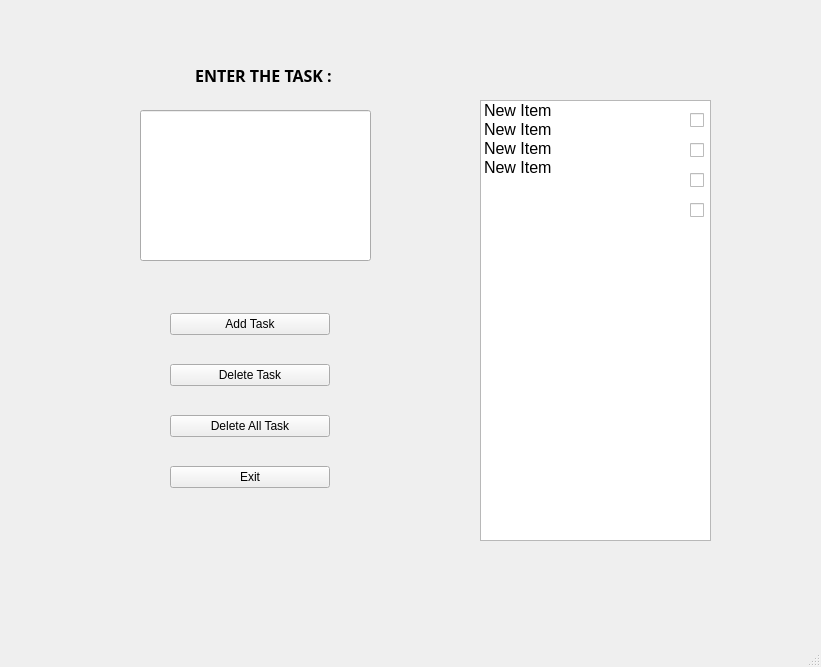
<?xml version="1.0" encoding="UTF-8"?>
<ui version="4.0">
 <class>MainWindow</class>
 <widget class="QMainWindow" name="MainWindow">
  <property name="geometry">
   <rect>
    <x>0</x>
    <y>0</y>
    <width>821</width>
    <height>667</height>
   </rect>
  </property>
  <property name="windowTitle">
   <string>MainWindow</string>
  </property>
  <widget class="QWidget" name="centralwidget">
   <widget class="QLabel" name="label">
    <property name="geometry">
     <rect>
      <x>160</x>
      <y>60</y>
      <width>211</width>
      <height>31</height>
     </rect>
    </property>
    <property name="font">
     <font>
      <family>Cascadia Mono</family>
      <pointsize>12</pointsize>
      <weight>75</weight>
      <bold>true</bold>
     </font>
    </property>
    <property name="text">
     <string>ENTER THE TASK : </string>
    </property>
    <property name="alignment">
     <set>Qt::AlignCenter</set>
    </property>
   </widget>
   <widget class="QWidget" name="verticalLayoutWidget">
    <property name="geometry">
     <rect>
      <x>170</x>
      <y>290</y>
      <width>160</width>
      <height>221</height>
     </rect>
    </property>
    <layout class="QVBoxLayout" name="verticalLayout_3">
     <item>
      <widget class="QPushButton" name="pushButton_8">
       <property name="text">
        <string>Add Task</string>
       </property>
      </widget>
     </item>
     <item>
      <widget class="QPushButton" name="pushButton_6">
       <property name="text">
        <string>Delete Task</string>
       </property>
      </widget>
     </item>
     <item>
      <widget class="QPushButton" name="pushButton_9">
       <property name="text">
        <string>Delete All Task</string>
       </property>
      </widget>
     </item>
     <item>
      <widget class="QPushButton" name="pushButton_5">
       <property name="text">
        <string>Exit</string>
       </property>
      </widget>
     </item>
    </layout>
   </widget>
   <widget class="QLineEdit" name="lineEdit">
    <property name="geometry">
     <rect>
      <x>140</x>
      <y>110</y>
      <width>231</width>
      <height>151</height>
     </rect>
    </property>
   </widget>
   <widget class="QListWidget" name="listWidget">
    <property name="geometry">
     <rect>
      <x>480</x>
      <y>100</y>
      <width>231</width>
      <height>441</height>
     </rect>
    </property>
    <item>
     <property name="text">
      <string>New Item</string>
     </property>
     <property name="font">
      <font>
       <pointsize>12</pointsize>
      </font>
     </property>
    </item>
    <item>
     <property name="text">
      <string>New Item</string>
     </property>
     <property name="font">
      <font>
       <pointsize>12</pointsize>
      </font>
     </property>
    </item>
    <item>
     <property name="text">
      <string>New Item</string>
     </property>
     <property name="font">
      <font>
       <pointsize>12</pointsize>
      </font>
     </property>
    </item>
    <item>
     <property name="text">
      <string>New Item</string>
     </property>
     <property name="font">
      <font>
       <pointsize>12</pointsize>
      </font>
     </property>
    </item>
   </widget>
   <widget class="QCheckBox" name="checkBox">
    <property name="geometry">
     <rect>
      <x>690</x>
      <y>110</y>
      <width>81</width>
      <height>20</height>
     </rect>
    </property>
    <property name="text">
     <string/>
    </property>
   </widget>
   <widget class="QCheckBox" name="checkBox_2">
    <property name="geometry">
     <rect>
      <x>690</x>
      <y>140</y>
      <width>81</width>
      <height>20</height>
     </rect>
    </property>
    <property name="text">
     <string/>
    </property>
   </widget>
   <widget class="QCheckBox" name="checkBox_3">
    <property name="geometry">
     <rect>
      <x>690</x>
      <y>170</y>
      <width>81</width>
      <height>20</height>
     </rect>
    </property>
    <property name="text">
     <string/>
    </property>
   </widget>
   <widget class="QCheckBox" name="checkBox_4">
    <property name="geometry">
     <rect>
      <x>690</x>
      <y>200</y>
      <width>81</width>
      <height>20</height>
     </rect>
    </property>
    <property name="text">
     <string/>
    </property>
   </widget>
  </widget>
  <widget class="QMenuBar" name="menubar">
   <property name="geometry">
    <rect>
     <x>0</x>
     <y>0</y>
     <width>821</width>
     <height>26</height>
    </rect>
   </property>
  </widget>
  <widget class="QStatusBar" name="statusbar"/>
 </widget>
 <resources/>
 <connections/>
</ui>
